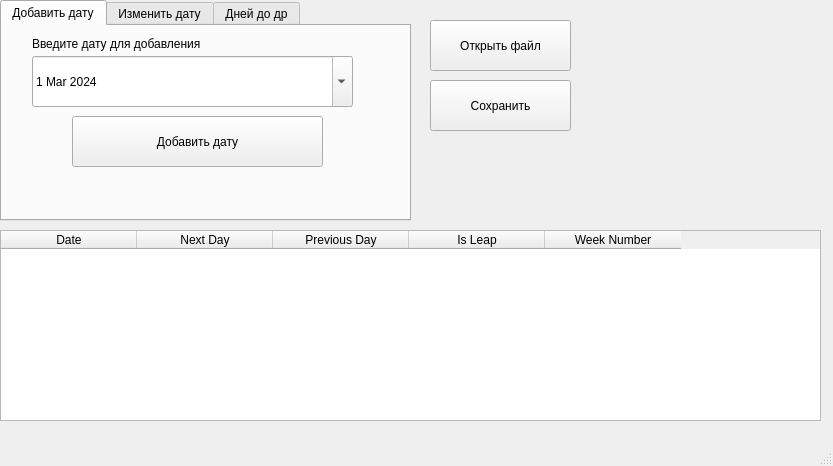
<?xml version="1.0" encoding="UTF-8"?>
<ui version="4.0">
 <class>MainWindow</class>
 <widget class="QMainWindow" name="MainWindow">
  <property name="geometry">
   <rect>
    <x>0</x>
    <y>0</y>
    <width>833</width>
    <height>466</height>
   </rect>
  </property>
  <property name="windowTitle">
   <string>MainWindow</string>
  </property>
  <widget class="QWidget" name="centralwidget">
   <widget class="QTableWidget" name="table">
    <property name="geometry">
     <rect>
      <x>0</x>
      <y>230</y>
      <width>821</width>
      <height>191</height>
     </rect>
    </property>
    <property name="lineWidth">
     <number>2</number>
    </property>
    <property name="columnCount">
     <number>5</number>
    </property>
    <attribute name="horizontalHeaderCascadingSectionResizes">
     <bool>true</bool>
    </attribute>
    <attribute name="horizontalHeaderDefaultSectionSize">
     <number>136</number>
    </attribute>
    <attribute name="verticalHeaderShowSortIndicator" stdset="0">
     <bool>false</bool>
    </attribute>
    <column>
     <property name="text">
      <string>Date</string>
     </property>
    </column>
    <column>
     <property name="text">
      <string>Next Day</string>
     </property>
    </column>
    <column>
     <property name="text">
      <string>Previous Day</string>
     </property>
    </column>
    <column>
     <property name="text">
      <string>Is Leap</string>
     </property>
    </column>
    <column>
     <property name="text">
      <string>Week Number</string>
     </property>
    </column>
   </widget>
   <widget class="QPushButton" name="savefile">
    <property name="geometry">
     <rect>
      <x>430</x>
      <y>80</y>
      <width>141</width>
      <height>51</height>
     </rect>
    </property>
    <property name="text">
     <string>Сохранить</string>
    </property>
   </widget>
   <widget class="QTabWidget" name="birth">
    <property name="geometry">
     <rect>
      <x>0</x>
      <y>0</y>
      <width>411</width>
      <height>221</height>
     </rect>
    </property>
    <property name="currentIndex">
     <number>0</number>
    </property>
    <widget class="QWidget" name="Add">
     <attribute name="title">
      <string>Добавить дату</string>
     </attribute>
     <widget class="QPushButton" name="addDate">
      <property name="geometry">
       <rect>
        <x>70</x>
        <y>90</y>
        <width>251</width>
        <height>51</height>
       </rect>
      </property>
      <property name="text">
       <string>Добавить дату</string>
      </property>
     </widget>
     <widget class="QDateEdit" name="DataAddText">
      <property name="geometry">
       <rect>
        <x>30</x>
        <y>30</y>
        <width>321</width>
        <height>51</height>
       </rect>
      </property>
      <property name="minimumDateTime">
       <datetime>
        <hour>22</hour>
        <minute>9</minute>
        <second>44</second>
        <year>1752</year>
        <month>9</month>
        <day>13</day>
       </datetime>
      </property>
      <property name="calendarPopup">
       <bool>true</bool>
      </property>
      <property name="date">
       <date>
        <year>2024</year>
        <month>3</month>
        <day>1</day>
       </date>
      </property>
     </widget>
     <widget class="QLabel" name="label_4">
      <property name="geometry">
       <rect>
        <x>30</x>
        <y>10</y>
        <width>321</width>
        <height>16</height>
       </rect>
      </property>
      <property name="text">
       <string>Введите дату для добавления</string>
      </property>
     </widget>
    </widget>
    <widget class="QWidget" name="chn">
     <attribute name="title">
      <string>Изменить дату</string>
     </attribute>
     <widget class="QPushButton" name="changeDate">
      <property name="geometry">
       <rect>
        <x>70</x>
        <y>150</y>
        <width>231</width>
        <height>31</height>
       </rect>
      </property>
      <property name="text">
       <string>Изменить дату</string>
      </property>
     </widget>
     <widget class="QLineEdit" name="lineEdit">
      <property name="geometry">
       <rect>
        <x>20</x>
        <y>10</y>
        <width>331</width>
        <height>51</height>
       </rect>
      </property>
      <property name="mouseTracking">
       <bool>true</bool>
      </property>
      <property name="text">
       <string> Введите номер для изменения</string>
      </property>
      <property name="maxLength">
       <number>50</number>
      </property>
      <property name="clearButtonEnabled">
       <bool>true</bool>
      </property>
     </widget>
     <widget class="QDateEdit" name="DateChangeText">
      <property name="geometry">
       <rect>
        <x>20</x>
        <y>100</y>
        <width>331</width>
        <height>31</height>
       </rect>
      </property>
      <property name="calendarPopup">
       <bool>true</bool>
      </property>
     </widget>
     <widget class="QLabel" name="label_3">
      <property name="geometry">
       <rect>
        <x>20</x>
        <y>70</y>
        <width>331</width>
        <height>16</height>
       </rect>
      </property>
      <property name="text">
       <string>Введите дату для изменения</string>
      </property>
     </widget>
    </widget>
    <widget class="QWidget" name="tab">
     <attribute name="title">
      <string>Дней до др</string>
     </attribute>
     <widget class="QLCDNumber" name="lcdNumber">
      <property name="geometry">
       <rect>
        <x>10</x>
        <y>80</y>
        <width>261</width>
        <height>81</height>
       </rect>
      </property>
      <property name="smallDecimalPoint">
       <bool>true</bool>
      </property>
      <property name="digitCount">
       <number>4</number>
      </property>
      <property name="segmentStyle">
       <enum>QLCDNumber::Flat</enum>
      </property>
     </widget>
     <widget class="QDateEdit" name="DateBirthdayText">
      <property name="geometry">
       <rect>
        <x>250</x>
        <y>0</y>
        <width>151</width>
        <height>41</height>
       </rect>
      </property>
      <property name="calendarPopup">
       <bool>true</bool>
      </property>
     </widget>
     <widget class="QLabel" name="label">
      <property name="geometry">
       <rect>
        <x>10</x>
        <y>50</y>
        <width>381</width>
        <height>16</height>
       </rect>
      </property>
      <property name="text">
       <string>До вашего дня рождения осталось столько дней:</string>
      </property>
     </widget>
     <widget class="QLabel" name="label_2">
      <property name="geometry">
       <rect>
        <x>10</x>
        <y>10</y>
        <width>241</width>
        <height>21</height>
       </rect>
      </property>
      <property name="text">
       <string>Введите вашу дату Рождения</string>
      </property>
     </widget>
    </widget>
   </widget>
   <widget class="QPushButton" name="openfile">
    <property name="geometry">
     <rect>
      <x>430</x>
      <y>20</y>
      <width>141</width>
      <height>51</height>
     </rect>
    </property>
    <property name="text">
     <string>Открыть файл</string>
    </property>
   </widget>
  </widget>
  <widget class="QStatusBar" name="statusbar"/>
 </widget>
 <resources/>
 <connections/>
</ui>
